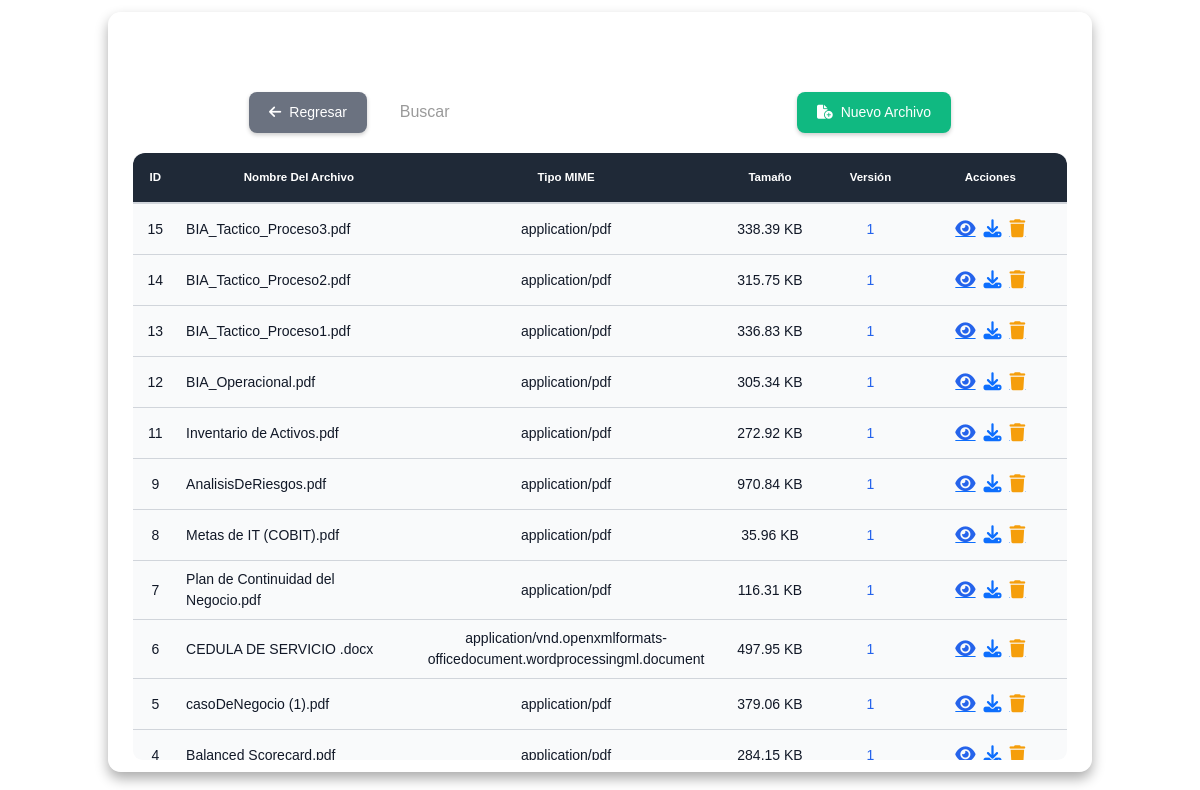
Screenshot of /CRUD/index.php with the database file from the repository.
### tables this page shows
CREATE TABLE `archivos` (
  `id` int(10) UNSIGNED NOT NULL COMMENT 'ID del registro',
  `nombre_archivo` varchar(255) NOT NULL COMMENT 'Nombre original del archivo',
  `tipo_mime` varchar(100) NOT NULL COMMENT 'Tipo MIME (image/png, application/pdf, etc)',
  `tamano_bytes` bigint(20) UNSIGNED NOT NULL COMMENT 'Tamaño del archivo en bytes',
  `num_version` int(10) UNSIGNED NOT NULL DEFAULT 1 COMMENT 'Número de versión del archivo',
  `fecha_registro` timestamp NOT NULL DEFAULT current_timestamp() COMMENT 'Fecha de carga'
);

### CRUD/index.php (the view, shortened to what this page needs)
<?php
$db_host = 'localhost';
$db_user = 'root';
$db_pass = '';
$con = mysqli_connect($db_host, $db_user, $db_pass);
$stmt = mysqli_prepare($con, "SELECT id, nombre_archivo, tipo_mime, tamano_bytes, num_version FROM archivos ORDER BY id DESC");
mysqli_stmt_execute($stmt);
$result = mysqli_stmt_get_result($stmt);
$archivos = [];
while ($row = mysqli_fetch_assoc($result)) {
    $archivos[] = $row;
}
?>
<!DOCTYPE html>
<html lang="es">
<head>
    <link rel="stylesheet" href="adminstyle.css">
    <link href="https://cdn.jsdelivr.net/npm/bootstrap@5.3.2/dist/css/bootstrap.min.css" rel="stylesheet">
</head>
<body>
    <main class="table" id="customers_table">
        <section class="table__header">
            <h1>Administración de archivos</h1>
            <div class="header-controls">
                <button class="btn-regresar" onclick="window.location.href='../index.php'">
                    <i class="fa-solid fa-arrow-left"></i>
                    Regresar
                </button>
                <div class="input-group">
                    <input type="search" class="form-control" placeholder="Buscar" id="searchInput">
                </div>
                <button class="btn-nuevo" data-bs-toggle="modal" data-bs-target="#addUserModal">
                    <i class="fa-solid fa-file-circle-plus"></i>
                    Nuevo Archivo
                </button>
            </div>
        </section>
        <section class="table__body">
            <table class="table table-borderless">
                <thead>
                    <tr>
                        <th style="text-align: center; width: 5%;">ID</th>
                        <th style="width: 30%;">Nombre del archivo</th>
                        <th style="width: 20%;">Tipo MIME</th>
                        <th style="width: 15%;">Tamaño</th>
                        <th style="width: 10%;">Versión</th>
                        <th style="text-align: center; width: 20%;">Acciones</th>
                    </tr>
                </thead>
                <tbody>
                    <?php foreach ($archivos as $archivo): ?>
                        <tr>
                            <td style="text-align: center;"><?= htmlspecialchars($archivo['id']) ?></td>
                            <td style="text-align: left;"><?= htmlspecialchars($archivo['nombre_archivo']) ?></td>
                            <td><?= htmlspecialchars($archivo['tipo_mime']) ?></td>
                            <td>
                                <?php
                                    $b = (int)$archivo['tamano_bytes'];
                                    if ($b >= 1024*1024) {
                                        echo number_format($b / (1024*1024), 2) . ' MB';
                                    } elseif ($b >= 1024) {
                                        echo number_format($b / 1024, 2) . ' KB';
                                    } else {
                                        echo $b . ' B';
                                    }
                                ?>
                            </td>
                            <td><?= htmlspecialchars($archivo['num_version']) ?></td>
                            <td style="vertical-align: middle; padding: 1rem;">
                                <div class="action-icons">
                                    <a href="#" class="view-link" data-id="<?= $archivo['id'] ?>" title="Ver">
                                        <i class="fa-solid fa-eye"></i>
                                    </a>
                                    <a href="?action=download&id=<?= $archivo['id'] ?>" title="Descargar">
                                        <i class="fa-solid fa-download"></i>
                                    </a>
                                    <a href="#" class="delete-btn" data-id="<?= $archivo['id'] ?>" data-name="<?= htmlspecialchars($archivo['nombre_archivo']) ?>" data-bs-toggle="modal" data-bs-target="#deleteUserModal" title="Eliminar">
                                        <i class="fa-solid fa-trash"></i>
                                    </a>
                                </div>
                            </td>
                        </tr>
                    <?php endforeach; ?>
                </tbody>
            </table>
        </section>
    </main>
</body>
</html>

### CRUD/adminstyle.css (style rules this page uses)
* { margin: 0; padding: 0; box-sizing: border-box; font-family: sans-serif; }
body { min-height: 100vh; background: url(img/fo2.png) center / cover; display: flex; justify-content: center; align-items: center; }
main.table { width: 82vw; height: 90vh; background-color: #fff5; backdrop-filter: blur(7px); box-shadow: 0 .4rem .8rem #0005; border-radius: .8rem; overflow: hidden; }
.table__header { width: 100%; height: 10%; background-color: #fff4; padding: .8rem 1rem; display: flex; justify-content: space-between; align-items: center; }
.table__header .input-group { width: 35%; height: 100%; background-color: #fff5; padding: 0 .8rem; border-radius: 2rem; display: flex; justify-content: center; align-items: center; transition: .2s; }
.table__header .input-group input { width: 100%; padding: 0 .5rem 0 .3rem; background-color: transparent; border: none; outline: none; }
.table__body { width: 95%; max-height: calc(89% - 1.6rem); background-color: #fffb; margin: .8rem auto; border-radius: .6rem; overflow: auto; overflow: overlay; }
table { width: 100%; }
table, th, td { border-collapse: collapse; padding: 1rem; text-align: left; }
thead th { position: sticky; top: 0; left: 0; background-color: #d5d1defe; cursor: pointer; text-transform: capitalize; text-align: center; font-size: 11.5px; }
tbody tr:nth-child(even) { background-color: #0000000b; }
tbody tr { --delay: .1s; transition: .5s ease-in-out var(--delay), background-color 0s; }

### rows the page displays
archivos: id "15", nombre_archivo "BIA_Tactico_Proceso3.pdf", tipo_mime "application/pdf", $b/1024 "338.39", num_version "1"
archivos: id "14", nombre_archivo "BIA_Tactico_Proceso2.pdf", tipo_mime "application/pdf", $b/1024 "315.75", num_version "1"
archivos: id "13", nombre_archivo "BIA_Tactico_Proceso1.pdf", tipo_mime "application/pdf", $b/1024 "336.83", num_version "1"
archivos: id "12", nombre_archivo "BIA_Operacional.pdf", tipo_mime "application/pdf", $b/1024 "305.34", num_version "1"
archivos: id "11", nombre_archivo "Inventario de Activos.pdf", tipo_mime "application/pdf", $b/1024 "272.92", num_version "1"
archivos: id "9", nombre_archivo "AnalisisDeRiesgos.pdf", tipo_mime "application/pdf", $b/1024 "970.84", num_version "1"
archivos: id "8", nombre_archivo "Metas de IT (COBIT).pdf", tipo_mime "application/pdf", $b/1024 "35.96", num_version "1"
archivos: id "7", nombre_archivo "Plan de Continuidad del Negocio.pdf", tipo_mime "application/pdf", $b/1024 "116.31", num_version "1"
archivos: id "6", nombre_archivo "CEDULA DE SERVICIO .docx", tipo_mime "application/vnd.openxmlformats-officedocument.wordprocessingml.document", $b/1024 "497.95", num_version "1"
archivos: id "5", nombre_archivo "casoDeNegocio (1).pdf", tipo_mime "application/pdf", $b/1024 "379.06", num_version "1"
archivos: id "4", nombre_archivo "Balanced Scorecard.pdf", tipo_mime "application/pdf", $b/1024 "284.15", num_version "1"
